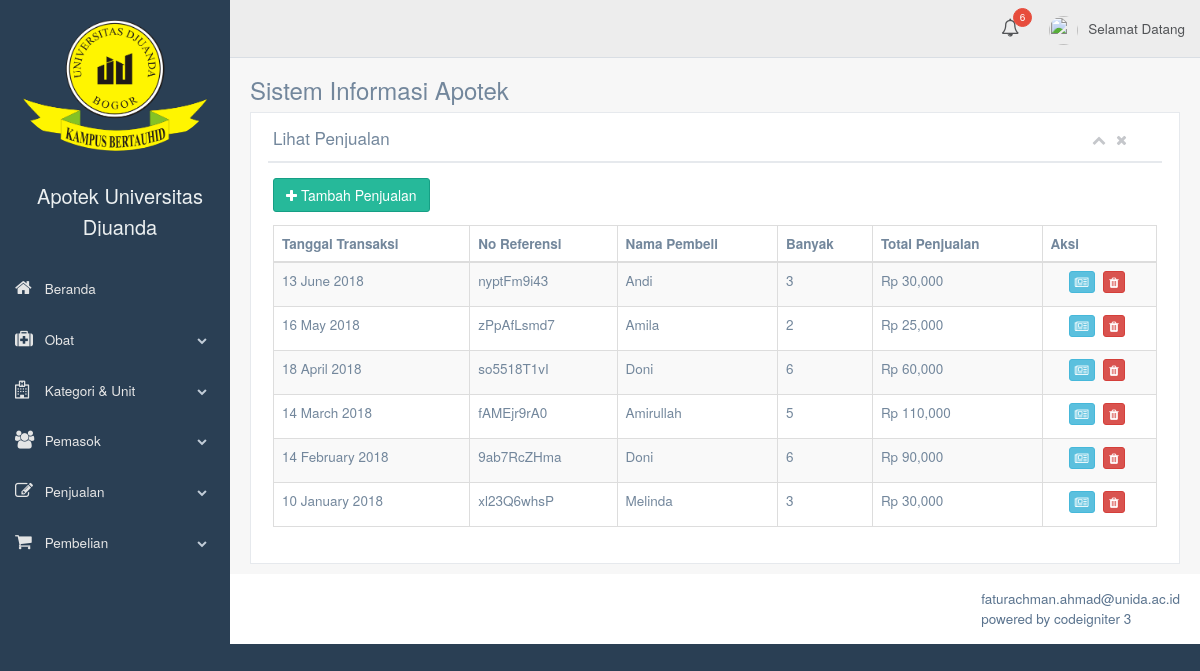
The page /example/table_invoice on the database its author committed.
### tables this page shows
CREATE TABLE IF NOT EXISTS `table_invoice` (
  `id_tagihan` int(5) NOT NULL AUTO_INCREMENT,
  `ref` varchar(10) NOT NULL,
  `nama_obat` varchar(30) NOT NULL,
  `harga_jual` int(11) NOT NULL,
  `banyak` int(3) NOT NULL,
  `subtotal` int(11) NOT NULL,
  `nama_pembeli` varchar(40) NOT NULL,
  `tgl_beli` date NOT NULL,
  `grandtotal` int(11) NOT NULL,
  PRIMARY KEY (`id_tagihan`)
);

### application/libraries/Template.php (called while the page is built, shortened)
<?php
class Template {
    var $CI;
    function __construct() {
        $this->CI = & get_instance();
    }
    function set_parser($parser, $method = NULL) {
        $this->CI->load->library($parser);
    }
    function write_view($region, $view, $data = NULL, $overwrite = FALSE) {
        $content = $this->CI->load->view($view, $data, TRUE);
    }
}

### application/controllers/Example.php (called while the page is built, shortened)
<?php defined('BASEPATH') OR exit('No direct script access allowed');
class Example extends CI_Controller
{
	function __construct()
	{
        $data['nullstock'] = $this->apotek_data->countstock();
        $data['nullex'] = $this->apotek_data->countex();
        $this->template->write_view('sidenavs', 'template/default_sidenavs', true);
		$this->template->write_view('navs', 'template/default_topnavs.php', $data, true);
	}
	function table_invoice() {
		$data['table_invoice'] = $this->apotek_data->invoice()->result();
		$this->template->write('title', 'Lihat Penjualan', TRUE);
		$this->template->write('header', 'Sistem Informasi Apotek');
		$this->template->write_view('content', 'tes/table_invoice', $data, true);
		$this->template->render();
	}
}

### index.php (called while the page is built, shortened)
<?php
require_once BASEPATH.'core/CodeIgniter.php';

### application/models/apotek_data.php (called while the page is built, shortened)
<?php
class Apotek_data extends CI_Model
{
    function invoice()
    {
        $this->db->select('*');
            $this->db->select_sum('table_invoice.banyak');
            $this->db->group_by('ref');
            $this->db->order_by ('tgl_beli', 'DESC');
            $run_q = $this->db->get('table_invoice');
            return $run_q;
    }
}

### application/views/tes/table_invoice.php (the view, shortened to what this page needs)
<div class="row">
	<div class="col-md-12 col-sm-12 col-xs-12">
		<div class="x_panel">
			<div class="x_title">
				<h2>Lihat Penjualan</h2>
				<ul class="nav navbar-right panel_toolbox">
					<li><a class="collapse-link"><i class="fa fa-chevron-up"></i></a>
					</li>
					<li><a class="close-link"><i class="fa fa-close"></i></a>
					</li>
				</ul>
				<div class="clearfix">
				</div>
			</div>
			<div class="x_content">
				<a href="<?php echo base_url('example/form_invoice') ?>"><button type="button" class="btn btn-success" style="margin-bottom: 13px"><span class="fa fa-plus"></span> Tambah Penjualan </button></a>
				<table id="datatable-buttons" class="table table-striped table-bordered">
					<thead>
						<tr>
							<th>Tanggal Transaksi</th>
							<th>No Referensi</th>
							<th>Nama Pembeli</th>
							<th>Banyak</th>
							<th>Total Penjualan</th>
							<th>Aksi</th>
						</tr>
					</thead>
					<tbody>
						<?php foreach($table_invoice as $i){ ?>
						<tr>
							<td><?php echo date('j F Y',strtotime($i->tgl_beli)) ?></td>
							<td><?php echo $i->ref ?></td>
							<td><?php echo $i->nama_pembeli ?></td>
							<td><?php echo $i->banyak ?></td>
							<td>Rp <?php echo number_format($i->grandtotal) ?></td>
							<td style=" text-align: center;">
								<?php echo anchor('example/invoice_page/'.$i->ref, '<button class="btn btn-info btn-xs" type="button"><span class="fa fa-newspaper-o"></span></button>');?>
								<?php echo anchor('example/remove_inv/'.$i->ref, '<button class="btn btn-danger btn-xs" type="button"><span class="fa fa-trash"></span></button>');?>
					         </td>
						</tr>
						<?php } ?>
					</tbody>
				</table>
		</div>
	</div>
	</div>
</div>

### rows shown on the page
table_invoice: tgl_beli "13 June 2018", ref "nyptFm9i43", nama_pembeli "Andi", banyak "3", grandtotal "30,000"
table_invoice: tgl_beli "16 May 2018", ref "zPpAfLsmd7", nama_pembeli "Amila", banyak "2", grandtotal "25,000"
table_invoice: tgl_beli "18 April 2018", ref "so5518T1vI", nama_pembeli "Doni", banyak "6", grandtotal "60,000"
table_invoice: tgl_beli "14 March 2018", ref "fAMEjr9rA0", nama_pembeli "Amirullah", banyak "5", grandtotal "110,000"
table_invoice: tgl_beli "14 February 2018", ref "9ab7RcZHma", nama_pembeli "Doni", banyak "6", grandtotal "90,000"
table_invoice: tgl_beli "10 January 2018", ref "xl23Q6whsP", nama_pembeli "Melinda", banyak "3", grandtotal "30,000"

### other values the page prints
$nulltol "6"
$header "Sistem Informasi Apotek"
